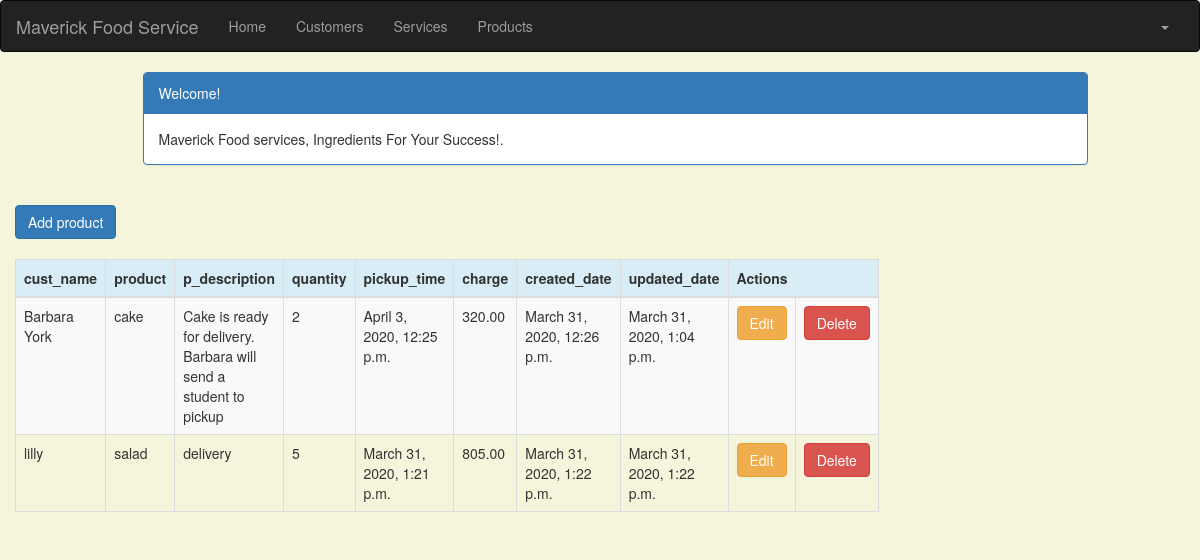
The page /product_list (signed in) on the database its author committed.
### crm/models.py (models this page shows, shortened)
class Product(models.Model):
    cust_name = models.ForeignKey(Customer, on_delete=models.CASCADE, related_name='products')
    product = models.CharField(max_length=100)
    p_description = models.TextField()
    quantity = models.IntegerField()
    pickup_time = models.DateTimeField(
        default=timezone.now)
    charge = models.DecimalField(max_digits=10, decimal_places=2)
    created_date = models.DateTimeField(
        default=timezone.now)
    updated_date = models.DateTimeField(auto_now_add=True)

class Customer(models.Model):
    cust_name = models.CharField(max_length=50)
    organization = models.CharField(max_length=100, blank=True)
    role = models.CharField(max_length=100)
    email = models.EmailField(max_length=100)
    bldgroom = models.CharField(max_length=100)
    address = models.CharField(max_length=200)
    account_number = models.IntegerField(blank=False, null=False)
    city = models.CharField(max_length=50)
    state = models.CharField(max_length=50)
    zipcode = models.CharField(max_length=10)
    phone_number = models.CharField(max_length=50)
    created_date = models.DateTimeField(
        default=timezone.now)
    updated_date = models.DateTimeField(auto_now_add=True)
    def __str__(self):
        return str(self.cust_name)

### crm/views.py (the view)
# urls.py: path('product_list', views.product_list, name='product_list'),
@login_required
def product_list(request):
   products = Product.objects.filter(created_date__lte=timezone.now())
   return render(request, 'crm/product_list.html', {'products': products})

### crm/templates/crm/product_list.html (shortened to what this page needs)
<!DOCTYPE html>
{% extends 'crm/base.html' %}
{% block content %}
    <head>
        <link rel="stylesheet" href="https://maxcdn.bootstrapcdn.com/bootstrap/3.3.4/css/bootstrap.min.css">
    </head>
    <body>
    <div class="container">
        <div class="row">
            <div class="col-md-10 col-md-offset-1">
                <div class="panel panel-primary">
                    <div class="panel-heading">Welcome!</div>
                    <div class="panel-body">
                        Maverick Food services, Ingredients For Your Success!.
                    </div>
                </div>
            </div>
        </div>
    </div>
    <div class="row">
         <a href="{% url 'crm:product_new' %}" class="row"><span
                    class="btn btn-primary">Add product</span></a>
    <div>
        <table class="table table-striped table-bordered table-hover">
            <thead>
            <tr class="bg-info">
                <th>cust_name</th>
                <th>product</th>
                <th>p_description</th>
                <th>quantity</th>
                <th>pickup_time</th>
                <th>charge</th>
                <th>created_date</th>
                <th>updated_date</th>
                <th colspan="3">Actions</th>
            </tr>
            </thead>
            <tbody>
            {% for product in products %}
                <tr>
                    <td>{{ product.cust_name }}</td>
                    <td>{{ product.product }}</td>
                    <td>{{ product.p_description }}</td>
                    <td>{{ product.quantity }}</td>
                    <td>{{ product.pickup_time }}</td>
                    <td>{{ product.charge }}</td>
                    <td>{{ product.created_date }}</td>
                    <td>{{ product.updated_date }}</td>
                    <td><a href="{% url 'crm:product_edit' pk=product.pk %}"
                           class="btn btn-warning">Edit</a></td>
                   <td><a href="{% url 'crm:product_delete' pk=product.pk %}"
                           onclick="return confirm('Are you sure you want to delete?')"
                           class="btn btn-danger">Delete</a>
                    </td>
                </tr>
            {% endfor %}
            </tbody>
        </table>
         </div>
    </div>
    </body>
{% endblock %}

### crm/templates/crm/product_list.html (style rules this page uses)
body { background-color: beige; }

### rows shown on the page
Product: cust_name "Barbara York", product "cake", p_description "Cake is ready for delivery. Barbara will send a student to pickup", quantity "2", pickup_time "April 3, 2020, 12:25 p.m.", charge "320.00", created_date "March 31, 2020, 12:26 p.m.", updated_date "March 31, 2020, 1:04 p.m."
Product: cust_name "lilly", product "salad", p_description "delivery", quantity "5", pickup_time "March 31, 2020, 1:21 p.m.", charge "805.00", created_date "March 31, 2020, 1:22 p.m.", updated_date "March 31, 2020, 1:22 p.m."
